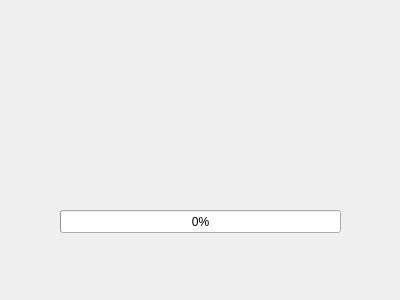
<?xml version="1.0" encoding="UTF-8"?>
<ui version="4.0">
 <class>Modem</class>
 <widget class="QDialog" name="Modem">
  <property name="geometry">
   <rect>
    <x>0</x>
    <y>0</y>
    <width>400</width>
    <height>300</height>
   </rect>
  </property>
  <property name="windowTitle">
   <string>Ymodem</string>
  </property>
  <widget class="QProgressBar" name="progress">
   <property name="geometry">
    <rect>
     <x>60</x>
     <y>210</y>
     <width>281</width>
     <height>23</height>
    </rect>
   </property>
   <property name="value">
    <number>0</number>
   </property>
   <property name="format">
    <string>%p%</string>
   </property>
  </widget>
  <widget class="QLabel" name="lbmsg">
   <property name="geometry">
    <rect>
     <x>10</x>
     <y>274</y>
     <width>351</width>
     <height>21</height>
    </rect>
   </property>
   <property name="text">
    <string/>
   </property>
  </widget>
 </widget>
 <resources/>
 <connections/>
</ui>
